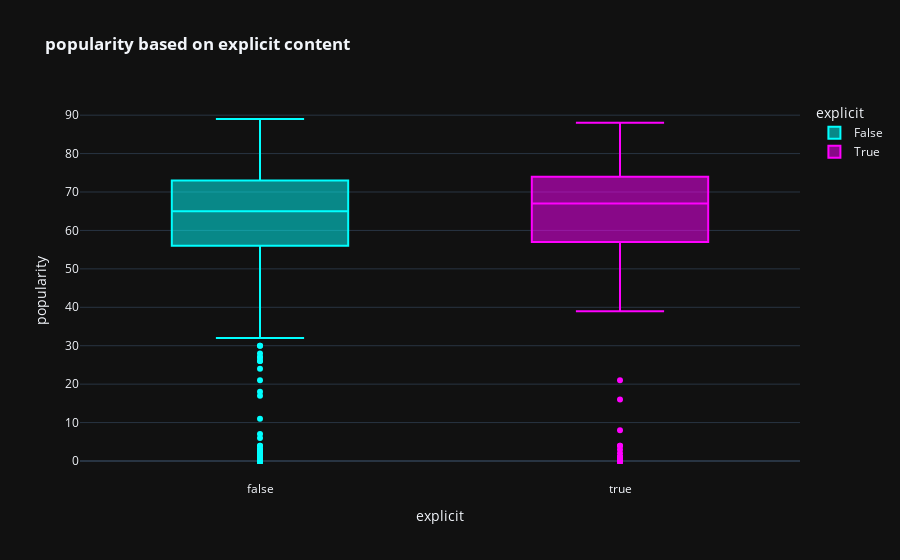

The cell this chart's notebook holds for it:
### Markdown cell above
## Popularity based on if the track included 'explicit language' (boxplot: true/false)

### Code cell
px.box(df,x='explicit',y='popularity',color='explicit',template='plotly_dark',color_discrete_sequence=['cyan','magenta'],title='<b>popularity based on explicit content')
#does explicit language fluctuate the popularity of a track?

### Figure 1 — Plotly figure (JSON) as saved in the notebook; plotly's stock layout.template omitted (floating-point values rounded to 4 significant figures; data arrays with more than 128 entries replaced by an {"elided": "..."} marker saying what was removed)
{"data": [{"alignmentgroup": "True", "hovertemplate": "explicit=%{x}<br>popularity=%{y}<extra></extra>", "legendgroup": "False", "marker": {"color": "cyan"}, "name": "False", "notched": false, "offsetgroup": "False", "orientation": "v", "showlegend": true, "type": "box", "x": {"elided": "1449 bool values"}, "x0": " ", "xaxis": "x", "y": {"elided": "1449 int values"}, "y0": " ", "yaxis": "y"}, {"alignmentgroup": "True", "hovertemplate": "explicit=%{x}<br>popularity=%{y}<extra></extra>", "legendgroup": "True", "marker": {"color": "magenta"}, "name": "True", "notched": false, "offsetgroup": "True", "orientation": "v", "showlegend": true, "type": "box", "x": {"elided": "551 bool values"}, "x0": " ", "xaxis": "x", "y": {"elided": "551 int values"}, "y0": " ", "yaxis": "y"}], "layout": {"boxmode": "overlay", "legend": {"title": {"text": "explicit"}, "tracegroupgap": 0}, "title": {"text": "<b>popularity based on explicit content"}, "xaxis": {"anchor": "y", "categoryarray": [false, true], "categoryorder": "array", "domain": [0, 1], "title": {"text": "explicit"}}, "yaxis": {"anchor": "x", "domain": [0, 1], "title": {"text": "popularity"}}}}
